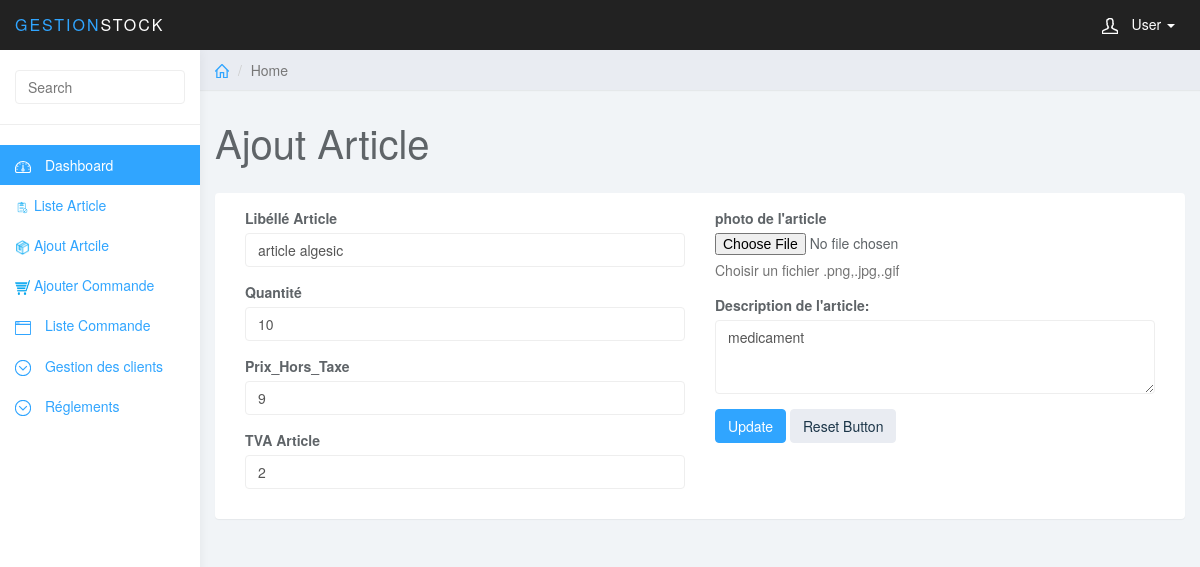
/index.controller.php?controller=article&action=showEdit&id=129 (signed in), run on an earlier commit of the app's database.
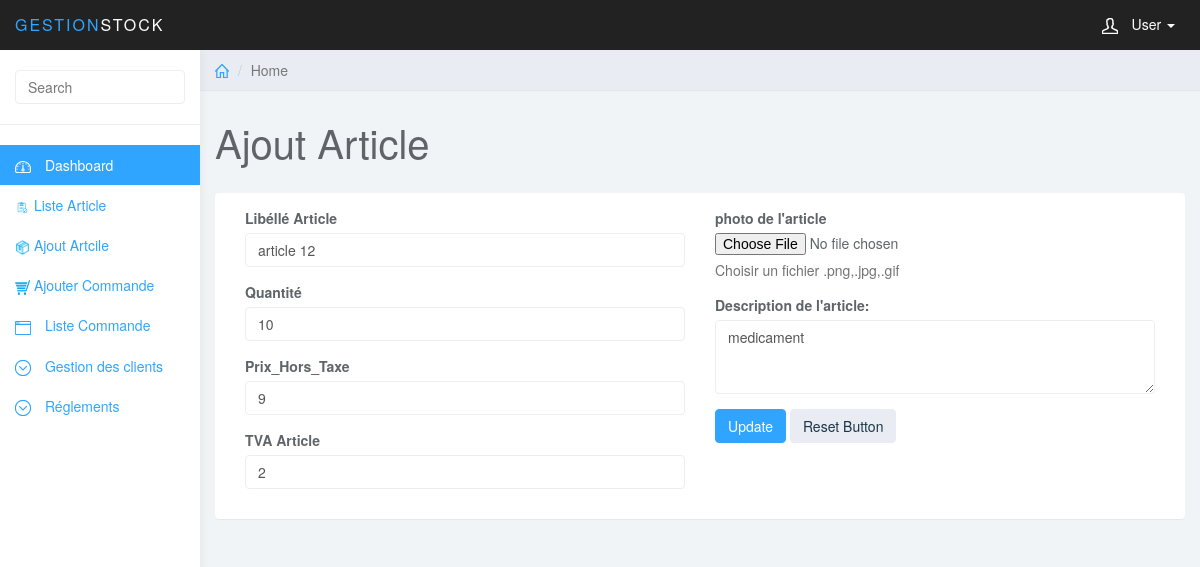
And on a later commit of the database.
### tables this page shows
CREATE TABLE `article` (
  `id` int(11) NOT NULL,
  `lib_article` text NOT NULL,
  `prix_HT` float NOT NULL,
  `TVA` float NOT NULL,
  `qte_article` int(11) NOT NULL,
  `photo_article` varchar(50) NOT NULL,
  `description_article` varchar(300) NOT NULL,
  `num_artcile` varchar(10) NOT NULL,
  `id_remise` int(10) NOT NULL,
  `id_cat` int(10) NOT NULL
);

### models/article.class.php (called while the page is built, shortened)
<?php
class Article
{
	public function findOne($id,$cnx)
	{
		$query = 'SELECT * FROM article where id='.$id ;
		$tab=$cnx->query($query)->fetch(PDO::FETCH_OBJ);
		return $tab;
	}
}
?>

### views/article/article_edit.php (the view, shortened to what this page needs)
<?php include('include/header.php') ?>
	<div class="col-sm-9 col-sm-offset-3 col-lg-10 col-lg-offset-2 main">
		<div class="row">
			<ol class="breadcrumb">
				<li><a href="index.controller.php?action=dashboard&controller=admin"><svg class="glyph stroked home"><use xlink:href="#stroked-home"></use></svg></a></li>
				<li class="active">Home</li>
			</ol>
		</div>
		<div class="row">
			<div class="col-lg-12">
				<h1 class="page-header">Ajout Article</h1>
			</div>
		</div>
		<div class="row">
			<div class="col-lg-12">
				<div class="panel panel-default">
					<div class="panel-body">
						<div class="col-md-6">
<form role="form" action="index.controller.php?action=edit&controller=article&id=<?php echo $res->id; ?>" method="post"  controller="article" enctype="multipart/form-data">
								<div class="form-group">
									<label>Libéllé Article</label>
									<input value="<?php echo $res->lib_article; ?>" name="lib_article" class="form-control" placeholder="Placeholder">
								</div>
								<div class="form-group">
									<label>Quantité</label>
									<input value="<?php echo $res->qte_article; ?>" name="qte_article" class="form-control"  type="number" placeholder="Placeholder">
								</div>
								<div class="form-group">
									<label>Prix_Hors_Taxe</label>
									<input value="<?php echo $res->prix_HT; ?>" name="prix_HT" class="form-control"  type="number" placeholder="Placeholder">
								</div>
								<div class="form-group">
									<label>TVA Article</label>
									<input value="<?php echo $res->TVA; ?>" name="TVA" class="form-control"  type="number"placeholder="Placeholder">
								</div>
							</div>
							<div class="col-md-6">
								<div class="form-group">
									<label>photo de l'article</label>
									<input value="<?php echo $res->photo_article;?>" name="photo_article" type="file" value="C:\xampp\htdocs\gestionStock_Php\photos\Articles.<?php echo $res->photo_article; ?>">
									 <p class="help-block">Choisir un fichier .png,.jpg,.gif</p>
								</div>
							<div class="form-group">
									<label>Description de l'article: </label>
									<textarea value="" name="description_article" class="form-control" rows="3"><?php echo $res->description_article; ?></textarea>
								</div>
								<input  type="submit" class="btn btn-primary" value="Update"/>
								<button  type="reset" class="btn btn-default">Reset Button</button>
							</div>
					</div>
				</div>
			</div>
		</div>
	</div>

What changed in the data, as far as the page shows it:
changed article "medicament": lib_article "article algesic" → "article 12"
